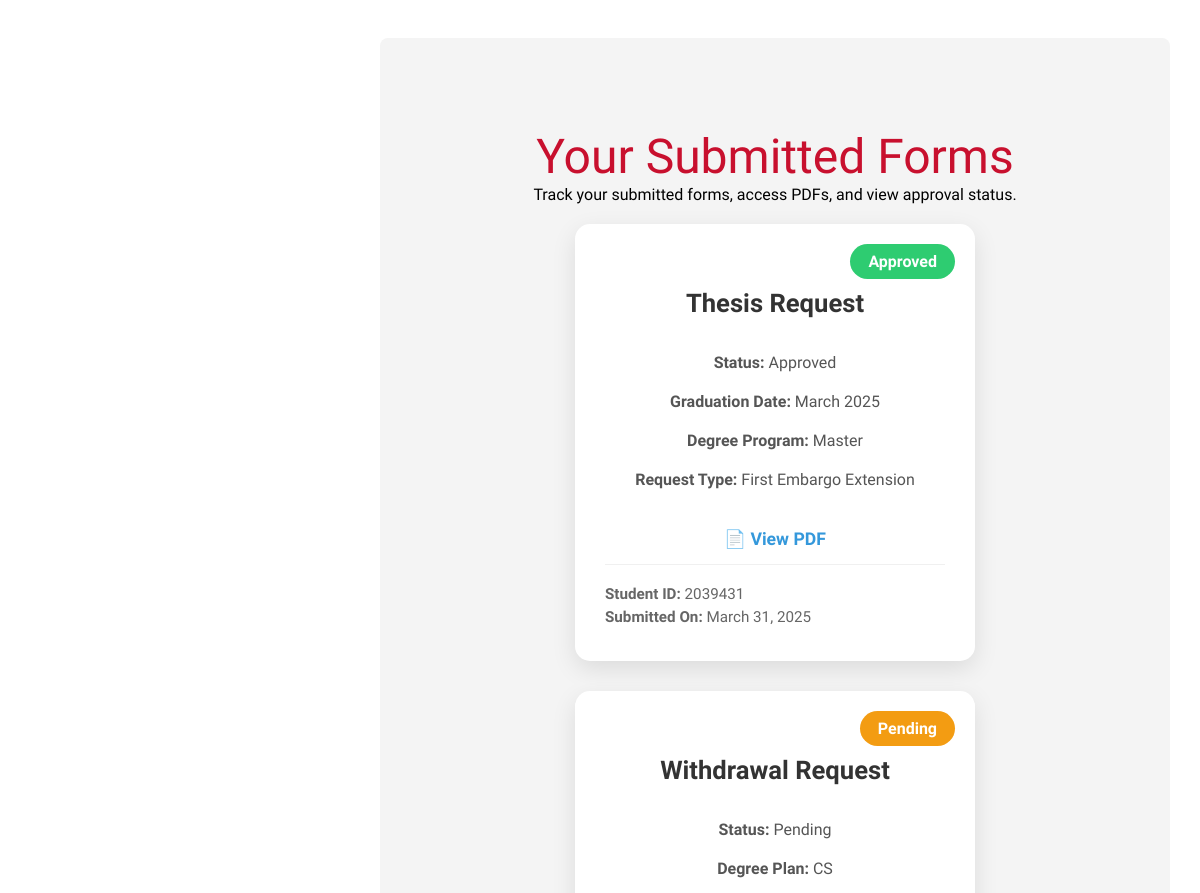
Page /approval-requests/ (signed in, middle part) on the earlier database version.
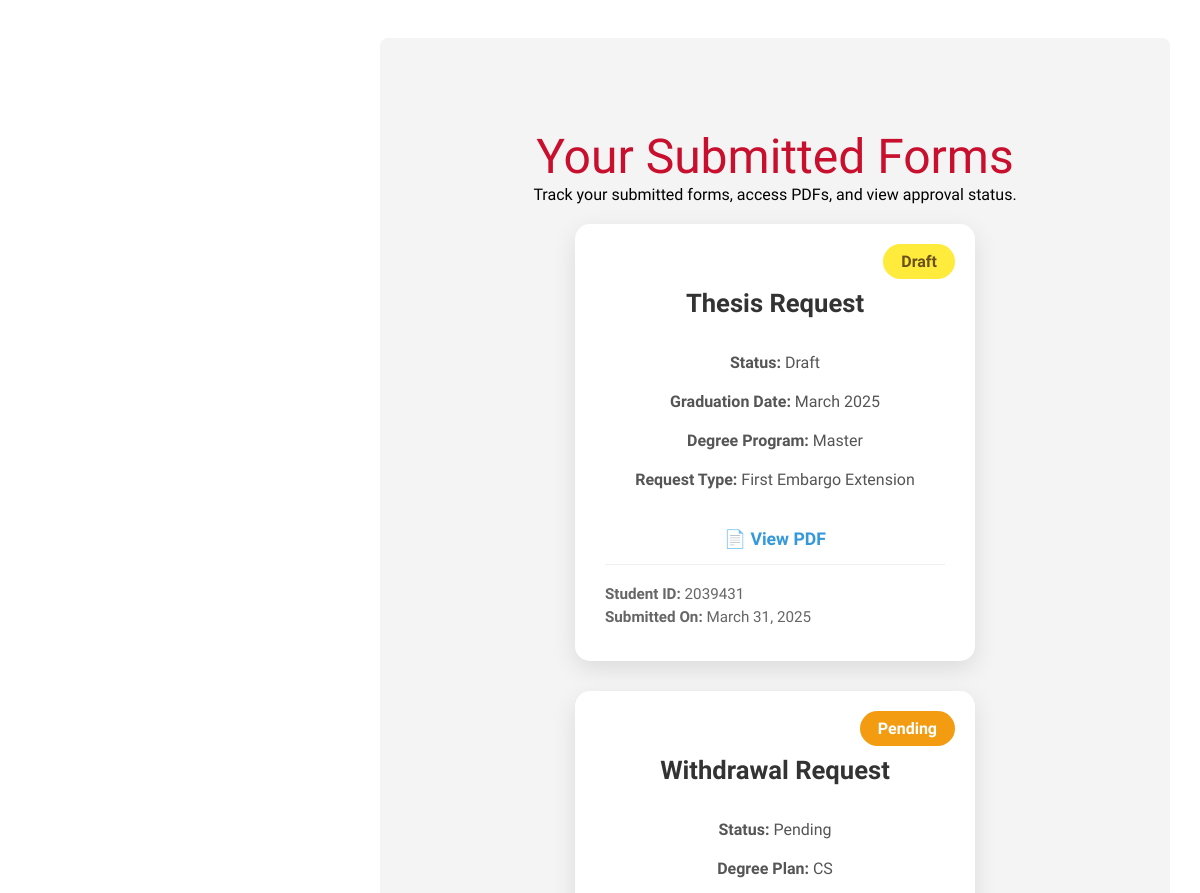
Same page on the later database version.
### usr_mgmt_app/models.py (models this page shows)
class ThesisRequest(models.Model):
    STATUS_CHOICES = [
        ('draft', 'Draft'),
        ('pending', 'Pending'),
        ('returned', 'Returned'),
        ('approved', 'Approved'),
    ]
    user = models.ForeignKey(UserProfile, on_delete=models.CASCADE, related_name="thesis_requests")
    student_id = models.CharField(max_length=7, default="0000000")  # Default 7-digit placeholder
    degree_type = models.CharField(
        max_length=20,
        choices=[("Master", "Master"), ("Doctorate", "Doctorate")],
        default="Master"
    )
    graduation_date = models.CharField(max_length=10, default="MM/YYYY")  # Default format
    request_type = models.CharField(max_length=50, default="Unknown Request")
    justification = models.TextField(default="No justification provided")  # Default text
    status = models.CharField(max_length=20, choices=STATUS_CHOICES, default='Draft')
    pdf_document = models.FileField(upload_to="generated_pdfs/", null=True, blank=True)
    created_at = models.DateTimeField(auto_now_add=True)
    def __str__(self):
        return f"Thesis Request {self.id} by {self.user.username} - {self.status}"

### usr_mgmt_app/views.py (the view)
# urls.py: path('approval-requests/', views.approval_requests, name='approval_requests'),
def approval_requests(request):
    print("Current User:", request.user)
    print("Is Authenticated?", request.user.is_authenticated)
    user_thesis_requests = ThesisRequest.objects.filter(user=request.user)
    user_withdrawal_requests = WithdrawalRequest.objects.filter(user=request.user)
    user_rcl_requests = ReducedCourseLoadRequest.objects.filter(user=request.user)
    user_petition_requests = PetitionRequest.objects.filter(user=request.user)  # Added this line
    print("Thesis Requests:", list(user_thesis_requests))
    print("Withdrawal Requests:", list(user_withdrawal_requests))
    print("Reduced Course Load Requests:", list(user_rcl_requests))
    print("Petition Requests:", list(user_petition_requests))  # Added this line
    return render(request, "approval_requests.html", {
        "thesis_requests": user_thesis_requests,
        "withdrawal_requests": user_withdrawal_requests,
        "rcl_requests": user_rcl_requests,
        "petition_requests": user_petition_requests,  # Added this line
    })

### usr_mgmt_app/models.py (called while the page is built)
    def __str__(self):
        return f"{self.username} ({self.role})"

    def __str__(self):
        return f"Withdrawal Request {self.id} by {self.user.username} - {self.status}"

    def __str__(self):
        return f"RCL Request {self.id} by {self.user.username} - {self.status}"

    def __str__(self):
        return f"Petition Request {self.id} by {self.user.username} - {self.status}"

    def get_status_display(self):
        return dict(self.STATUS_CHOICES)[self.status]

### templates/approval_requests.html (shortened to what this page needs)
{% load static %}
<!DOCTYPE html>
<html lang="en">
<head>
    <link rel="stylesheet" href="{% static 'css/dashboard.css' %}">
    <link rel="stylesheet" href="{% static 'css/approval.css' %}">
</head>
<body>
    <div class="main-content">
<section class="form-tracking-section">
    <h2>Your Submitted Forms</h2>
    <p>Track your submitted forms, access PDFs, and view approval status.</p>
    <div class="tracking-container">
        {% for request in thesis_requests %}
        <div class="tracking-card">
            <div class="tracking-card-content">
                <h3>Thesis Request</h3>
                <p><strong>Status:</strong> {{ request.status }}</p> <span class="status-badge status-{{ request.status|lower }}">{{ request.get_status_display }}</span>
                <p><strong>Graduation Date:</strong> {{ request.graduation_date }}</p>
                <p><strong>Degree Program:</strong> {{ request.degree_type }}</p>
                <p><strong>Request Type:</strong> {{ request.request_type }}</p>
                {% if request.pdf_document %}
                    <a href="{{ request.pdf_document.url }}" class="pdf-link" target="_blank">📄 View PDF</a>
                {% else %}
                    <p class="pdf-unavailable">📄 PDF not available</p>
                {% endif %}
            </div>
            <div class="additional-info">
                <p><strong>Student ID:</strong> {{ request.student_id }}</p>
                <p><strong>Submitted On:</strong> {{ request.created_at|date:"F j, Y" }}</p>
            </div>
        </div>
        {% empty %}
        <p class="no-forms-message">No thesis requests found.</p>
        {% endfor %}
        {% for request in withdrawal_requests %}
        <div class="tracking-card">
            <div class="tracking-card-content">
                <h3>Withdrawal Request</h3>
                <p><strong>Status:</strong> {{ request.status }}</p> <span class="status-badge status-{{ request.status|lower }}">{{ request.get_status_display }}</span>
                <p><strong>Degree Plan:</strong> {{ request.degree_plan }}</p>
            </div>
        </div>
        {% empty %}
        <p class="no-forms-message">No withdrawal requests found.</p>
        {% endfor %}
    </div>
</section>
    </div>
</body>
</html>

Differences in the rows shown:
changed ThesisRequest "Master": status "Approved" → "Draft"
